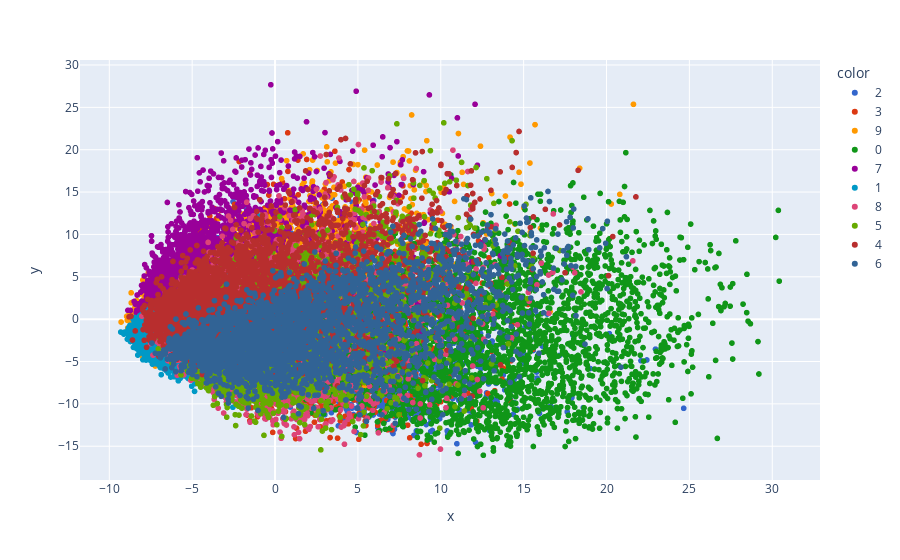

This figure's notebook cell:
### Code cell
import plotly.express as px
y_train_trans = y_train.astype(str)

fig = px.scatter(x=X_train_trans[:,0], 
                 y=X_train_trans[:,1],
                color=y_train_trans,
                color_discrete_sequence = px.colors.qualitative.G10
                )

fig.show()

### Figure 1 — Plotly figure (JSON) as saved in the notebook; plotly's stock layout.template omitted (floating-point values rounded to 4 significant figures; data arrays with more than 128 entries replaced by an {"elided": "..."} marker saying what was removed)
{"data": [{"hovertemplate": "color=2<br>x=%{x}<br>y=%{y}<extra></extra>", "legendgroup": "2", "marker": {"color": "#3366CC", "symbol": "circle"}, "mode": "markers", "name": "2", "showlegend": true, "type": "scattergl", "x": {"elided": "3348 float values"}, "xaxis": "x", "y": {"elided": "3348 float values"}, "yaxis": "y"}, {"hovertemplate": "color=3<br>x=%{x}<br>y=%{y}<extra></extra>", "legendgroup": "3", "marker": {"color": "#DC3912", "symbol": "circle"}, "mode": "markers", "name": "3", "showlegend": true, "type": "scattergl", "x": {"elided": "3487 float values"}, "xaxis": "x", "y": {"elided": "3487 float values"}, "yaxis": "y"}, {"hovertemplate": "color=9<br>x=%{x}<br>y=%{y}<extra></extra>", "legendgroup": "9", "marker": {"color": "#FF9900", "symbol": "circle"}, "mode": "markers", "name": "9", "showlegend": true, "type": "scattergl", "x": {"elided": "3354 float values"}, "xaxis": "x", "y": {"elided": "3354 float values"}, "yaxis": "y"}, {"hovertemplate": "color=0<br>x=%{x}<br>y=%{y}<extra></extra>", "legendgroup": "0", "marker": {"color": "#109618", "symbol": "circle"}, "mode": "markers", "name": "0", "showlegend": true, "type": "scattergl", "x": {"elided": "3311 float values"}, "xaxis": "x", "y": {"elided": "3311 float values"}, "yaxis": "y"}, {"hovertemplate": "color=7<br>x=%{x}<br>y=%{y}<extra></extra>", "legendgroup": "7", "marker": {"color": "#990099", "symbol": "circle"}, "mode": "markers", "name": "7", "showlegend": true, "type": "scattergl", "x": {"elided": "3528 float values"}, "xaxis": "x", "y": {"elided": "3528 float values"}, "yaxis": "y"}, {"hovertemplate": "color=1<br>x=%{x}<br>y=%{y}<extra></extra>", "legendgroup": "1", "marker": {"color": "#0099C6", "symbol": "circle"}, "mode": "markers", "name": "1", "showlegend": true, "type": "scattergl", "x": {"elided": "3722 float values"}, "xaxis": "x", "y": {"elided": "3722 float values"}, "yaxis": "y"}, {"hovertemplate": "color=8<br>x=%{x}<br>y=%{y}<extra></extra>", "legendgroup": "8", "marker": {"color": "#DD4477", "symbol": "circle"}, "mode": "markers", "name": "8", "showlegend": true, "type": "scattergl", "x": {"elided": "3270 float values"}, "xaxis": "x", "y": {"elided": "3270 float values"}, "yaxis": "y"}, {"hovertemplate": "color=5<br>x=%{x}<br>y=%{y}<extra></extra>", "legendgroup": "5", "marker": {"color": "#66AA00", "symbol": "circle"}, "mode": "markers", "name": "5", "showlegend": true, "type": "scattergl", "x": {"elided": "3066 float values"}, "xaxis": "x", "y": {"elided": "3066 float values"}, "yaxis": "y"}, {"hovertemplate": "color=4<br>x=%{x}<br>y=%{y}<extra></extra>", "legendgroup": "4", "marker": {"color": "#B82E2E", "symbol": "circle"}, "mode": "markers", "name": "4", "showlegend": true, "type": "scattergl", "x": {"elided": "3216 float values"}, "xaxis": "x", "y": {"elided": "3216 float values"}, "yaxis": "y"}, {"hovertemplate": "color=6<br>x=%{x}<br>y=%{y}<extra></extra>", "legendgroup": "6", "marker": {"color": "#316395", "symbol": "circle"}, "mode": "markers", "name": "6", "showlegend": true, "type": "scattergl", "x": {"elided": "3298 float values"}, "xaxis": "x", "y": {"elided": "3298 float values"}, "yaxis": "y"}], "layout": {"legend": {"title": {"text": "color"}, "tracegroupgap": 0}, "margin": {"t": 60}, "xaxis": {"anchor": "y", "domain": [0, 1], "title": {"text": "x"}}, "yaxis": {"anchor": "x", "domain": [0, 1], "title": {"text": "y"}}}}
